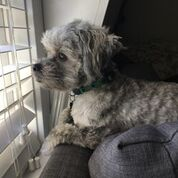
#> input picture doggo.jpeg, 178 x 178 px
$ python filter.py
#> lines starting #> are read from the running program, lines starting #| are printed output that depends on the picture
from PIL import Image, ImageDraw
import random

r = random.randint(0,255)
g = random.randint(0,255)
b = random.randint(0,255)

imgx = 178
img = Image.new("RGB", (imgx, imgx))
#> img: PIL image 178x178 RGB; every value is 0

for x in range(imgx):
	for y in range(imgx):
		img.putpixel((x,y),(r,g,b))
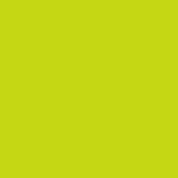
#> img: PIL image 178x178 RGB; mean R, G, B 197, 215, 20

img.save("color.png", "PNG")

picture = Image.open("color.png")
image = Image.open("doggo.jpeg")
#> image is the input picture: PIL image 178x178 RGB; mean R, G, B 99.3, 96.3, 91.6

Image.blend(image, picture, .5).show("test.png", "PNG")
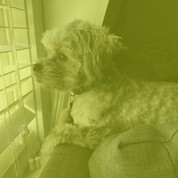
#> shown: PIL image 178x178 RGB; mean R, G, B 147.9, 155.4, 55.5
